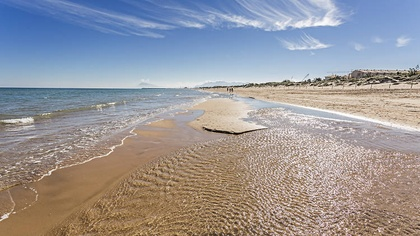
%> input picture Proyecto/mar2.jpg, 420 x 236 px, shrunk from 750 x 422 before the run
$ octave test.m   (GNU Octave 9; MATLAB toolbox functions it lacks are replaced by stand-ins)
%> lines starting %> are read from the running program, lines starting %| are printed output that depends on the picture; in (x1, y1, x2, y2) boxes, pixels count from 0 and x2, y2 are one past the last pixel; in counts of white or black regions, pixels touching at a corner belong together; the program's own positions count from 1
clc
close all
warning off all
clear

% Lee la imagen
imagen_original = imread('mar2.jpg');
%> imagen_original is the input picture: size 236x420x3 uint8; mean R, G, B 152.3, 150, 153.6
imagen = imagen_original;

% Obtiene las dimensiones de la imagen
[filas, columnas, ~] = size(imagen);
%> filas = 236; columnas = 420

% Calcula el umbral para el filtro de objetos pequeños
pixeles_binarios = filas * columnas;
%> pixeles_binarios = 99120
pixeles_binarios = pixeles_binarios * 0.05;
%> pixeles_binarios = 4956

% Muestra la imagen original
figure;
imshow(imagen);
title('Imagen Original');

% Aplica la condición y actualiza la imagen
for i = 1:filas
    for j = 1:columnas
        % Aplica la condición RGB para detectar ciertos píxeles
        if imagen(i, j, 1) > 100 && imagen(i, j, 2) > 100 && imagen(i, j, 3) > 200
            % Asigna negro al píxel que cumple la condición
            imagen(i, j, :) = [0, 0, 0];
        else
            % Asigna blanco a los píxeles que no cumplen la condición
            imagen(i,j,:) = [255, 255, 255];
        end
    end
end
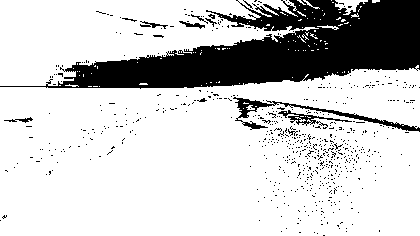
%> imagen: size 236x420x3 uint8; 79.4% white; 634 black regions (621 under 20 px), largest, box (x1, y1, x2, y2) and area: (0, 0, 420, 89) 17577, (233, 97, 420, 132) 925, (278, 110, 352, 129) 299

% Muestra la imagen modificada
figure;
imshow(imagen);
title('Imagen Modificada');

disp('Programa finalizado.');

% Convierte la imagen a escala de grises y aplica un filtro de mediana
bw = rgb2gray(imagen);
bw = medfilt2(bw);
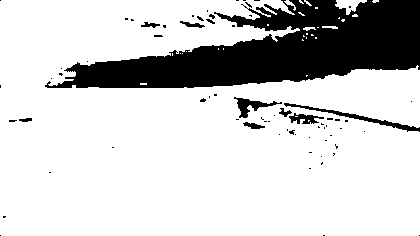
%> bw: size 236x420 uint8; 80.4% white; 69 black regions (59 under 20 px), largest, box (x1, y1, x2, y2) and area: (45, 0, 420, 88) 17747, (284, 103, 420, 132) 496, (234, 97, 282, 118) 333

% Binariza la imagen
binaryImage = imbinarize(bw);

% Realiza operaciones de dilatación y erosión
dilatada = dilatacion(binaryImage, 3);
%> after the loop in dilatacion, `for i = 1:m`:
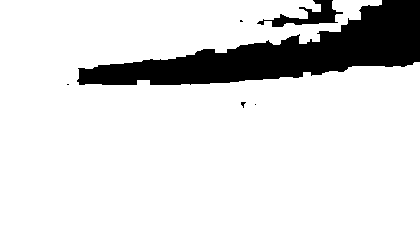
%> result: size 236x420 double; values 0 (black) and 1 (white), 86.6% white; 6 black regions (4 under 20 px), largest, box (x1, y1, x2, y2) and area: (77, 0, 420, 85) 12450, (257, 0, 343, 27) 819
resultado = erosion(dilatada, 3);
%> after the loop in erosion, `for i = 1:m`:
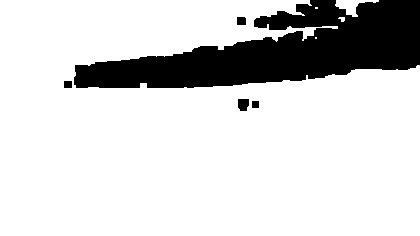
%> result: size 236x420 double; values 0 (black) and 1 (white), 82.9% white; 5 black regions, box (x1, y1, x2, y2) and area: (74, 0, 420, 88) 16698, (238, 99, 249, 111) 118, (237, 17, 246, 25) 71, (64, 81, 72, 88) 56, (252, 101, 259, 108) 49

% Invierte la imagen binaria
resultado = ~resultado;

% Etiqueta y filtra objetos conectados
[L, num] = bwlabel(resultado);
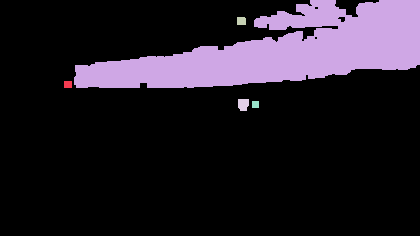
%> L: size 236x420 double; 6 distinct labels, from 0 to 5; one colour per label, 0 black
%> num = 5

% Obtener propiedades de los objetos
propiedades = regionprops(L, 'Area');
%> propiedades = 5 regions; Area: 16698, 118, 71, 56, 49

% Filtra objetos basándose en el área
I_filtrada = false(size(resultado));
for k = 1:num
    disp(k + " - " + propiedades(k).Area);
    if propiedades(k).Area >= pixeles_binarios
        I_filtrada = I_filtrada | (L == k);
    end
end
%> this loop made 5 passes
%| 1 - 56
%| 2 - 16698
%| 3 - 71
%| 4 - 118
%| 5 - 49
%> pass 2, `I_filtrada = I_filtrada | (L == k);`:
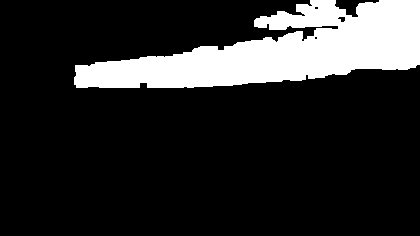
%> I_filtrada: size 236x420 logical; 16.8% white; 1 white region, box (x1, y1, x2, y2) and area: (74, 0, 420, 88) 16698

I = I_filtrada;

% Procesamiento y visualización
figure(); imshow(imagen_original); hold on;

for k = 1:num
    objeto = (L == k) & I;
    if any(objeto(:))
        % Obtención de características
        stats = regionprops(objeto, 'Centroid');
        disp("X: " + stats.Centroid(1) + "     Y: " + stats.Centroid(2));

        % Encuentra los puntos más bajos o más altos de cada columna
        boundary = bwboundaries(objeto);
        [minY, minYIdx] = min(boundary{1}(:, 1));
        [maxY, maxYIdx] = max(boundary{1}(:, 1));

        %Dibuja el contorno del objeto en rojo
        plot(boundary{1}(:,2), boundary{1}(:,1), 'r', 'LineWidth', 2);

        % Dibuja una línea simulando el contorno inferior o superior
        if stats.Centroid(2) > size(imagen_original, 1)*(2) / 3
            % Centroide por encima de la mitad del eje vertical y
            % Muestra los puntos más bajos de cada columna
            plot(boundary{1}(minYIdx, 2), boundary{1}(minYIdx, 1), 'g.', 'MarkerSize', 10);
            plot(boundary{1}(:, 2), minY * ones(size(boundary{1}, 1), 1), 'g', 'LineWidth', 2);
        else
            % Centroide por debajo de la mitad del eje vertical y
            % Muestra los puntos más altos de cada columna
            plot(boundary{1}(maxYIdx, 2), boundary{1}(maxYIdx, 1), 'g.', 'MarkerSize', 10);
            plot(boundary{1}(:, 2), maxY * ones(size(boundary{1}, 1), 1), 'g', 'LineWidth', 2);
        end
    end
end
%> this loop made 5 passes
%> (stats, minY, minYIdx, maxY, maxYIdx) on pass 2: ({Centroid [281.9 51.5]}, 1, 504, 88, 939)
%| X: 281.8774     Y: 51.5311
%> after the loop, boundary = 4 items; stats = 1 region; Centroid: [281.9 51.5]
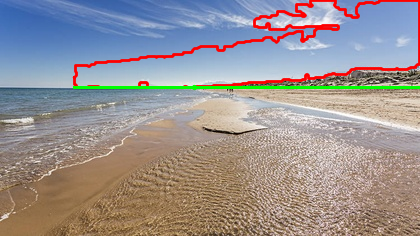
%> figure redrawn from the program's plot data

hold off;

% Función de erosión
function result = erosion(image, tam)
    [m, n] = size(image);
    result = zeros(m, n);

    for i = 1:m
        for j = 1:n
            inicio_fila = max(1, i - tam);
            fin_fila = min(m, i + tam);
            inicio_col = max(1, j - tam);
            fin_col = min(n, j + tam);

            vecindad = image(inicio_fila:fin_fila, inicio_col:fin_col);

            if all(vecindad(:) == 1)
                result(i, j) = image(i, j);
            else
                result(i, j) = 0;
            end
        end
    end
end

% Función de dilatación
function result = dilatacion(image, tam)
    [m, n] = size(image);
    result = zeros(m, n);

    for i = 1:m
        for j = 1:n
            inicio_fila = max(1, i - tam);
            fin_fila = min(m, i + tam);
            inicio_col = max(1, j - tam);
            fin_col = min(n, j + tam);

            vecindad = image(inicio_fila:fin_fila, inicio_col:fin_col);

            if any(vecindad(:) == 1)
                result(i, j) = 1;
            else
                result(i, j) = 0;
            end
        end
    end
end

$ run again, with Proyecto/mar.jpg copied over Proyecto/mar2.jpg
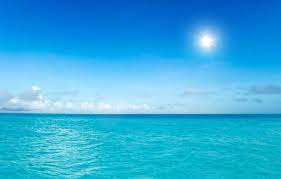
%> input picture Proyecto/mar.jpg, 281 x 179 px
%> imagen_original is the input picture: size 179x281x3 uint8; mean R, G, B 53.1, 171.7, 220.3
%> after the loop `for i = 1:filas`:
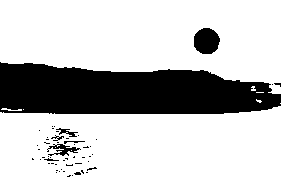
%> imagen: size 179x281x3 uint8; 75.2% white; 54 black regions (47 under 20 px), largest, box (x1, y1, x2, y2) and area: (0, 62, 281, 114) 11456, (194, 28, 220, 54) 537, (47, 144, 81, 156) 178
%> binaryImage: size 179x281 logical; 75.4% white; 20 black regions (16 under 20 px), largest, box (x1, y1, x2, y2) and area: (0, 62, 281, 114) 11491, (194, 28, 220, 54) 537, (49, 144, 79, 156) 158, (57, 128, 76, 137) 64
%> resultado: size 179x281 logical; 23.8% white; 2 white regions, box (x1, y1, x2, y2) and area: (0, 63, 281, 114) 11418, (194, 28, 219, 54) 533
%> L: size 179x281 double; 3 distinct labels, from 0 to 2
%> num = 2
%> propiedades = 2 regions; Area: 11418, 533
%> the loop `for k = 1:num` made 2 passes
%| 1 - 11418
%| 2 - 533
%> the loop `for k = 1:num` made 2 passes
%> (stats, minY, minYIdx, maxY, maxYIdx) on pass 1: ({Centroid [127.6 92.5]}, 64, 1, 114, 372)
%> (printed output is left out)
%> after the loop `for k = 1:num`: boundary = 2 items; stats = 1 region; Centroid: [127.6 92.5]
%> after the loop `for k = 1:num`:
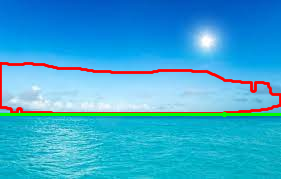
%> figure redrawn from the program's plot data

$ run again, with Proyecto/montaña2.jpg copied over Proyecto/mar2.jpg
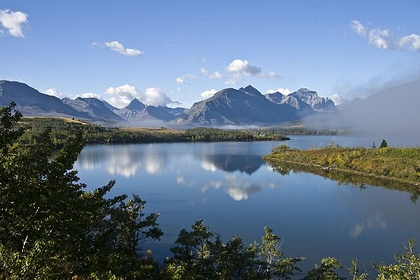
%> input picture Proyecto/montaña2.jpg, 420 x 280 px, shrunk from 640 x 427 before the run
%> imagen_original is the input picture: size 280x420x3 uint8; mean R, G, B 101.6, 120.7, 142.6
%> after the loop `for i = 1:filas`:
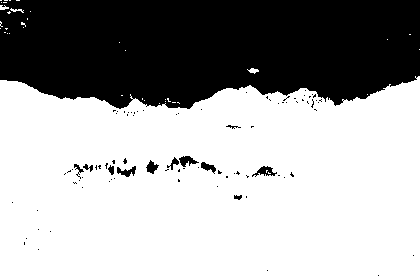
%> imagen: size 280x420x3 uint8; 65.4% white; 88 black regions (76 under 20 px), largest, box (x1, y1, x2, y2) and area: (0, 0, 420, 109) 39751, (252, 166, 277, 177) 125, (179, 156, 199, 167) 117
%> binaryImage: size 280x420 logical; 65.5% white; 26 black regions (16 under 20 px), largest, box (x1, y1, x2, y2) and area: (0, 0, 420, 109) 39833, (170, 156, 197, 169) 168, (253, 166, 276, 176) 126
%> resultado: size 280x420 logical; 33.8% white; 3 white regions, box (x1, y1, x2, y2) and area: (0, 0, 420, 108) 39707, (148, 164, 155, 171) 49, (0, 0, 4, 5) 20
%> L: size 280x420 double; 4 distinct labels, from 0 to 3
%> num = 3
%> propiedades = 3 regions; Area: 39707, 49, 20
%> the loop `for k = 1:num` made 3 passes
%| 1 - 20
%| 2 - 39707
%| 3 - 49
%> the loop `for k = 1:num` made 3 passes
%> (stats, minY, minYIdx, maxY, maxYIdx) on pass 2: ({Centroid [209.4 48.4]}, 1, 52, 108, 775)
%> (printed output is left out)
%> after the loop `for k = 1:num`: boundary = 3 items; stats = 1 region; Centroid: [209.4 48.4]
%> after the loop `for k = 1:num`:
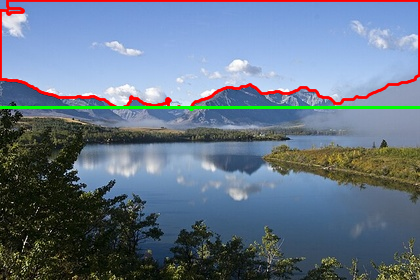
%> figure redrawn from the program's plot data
